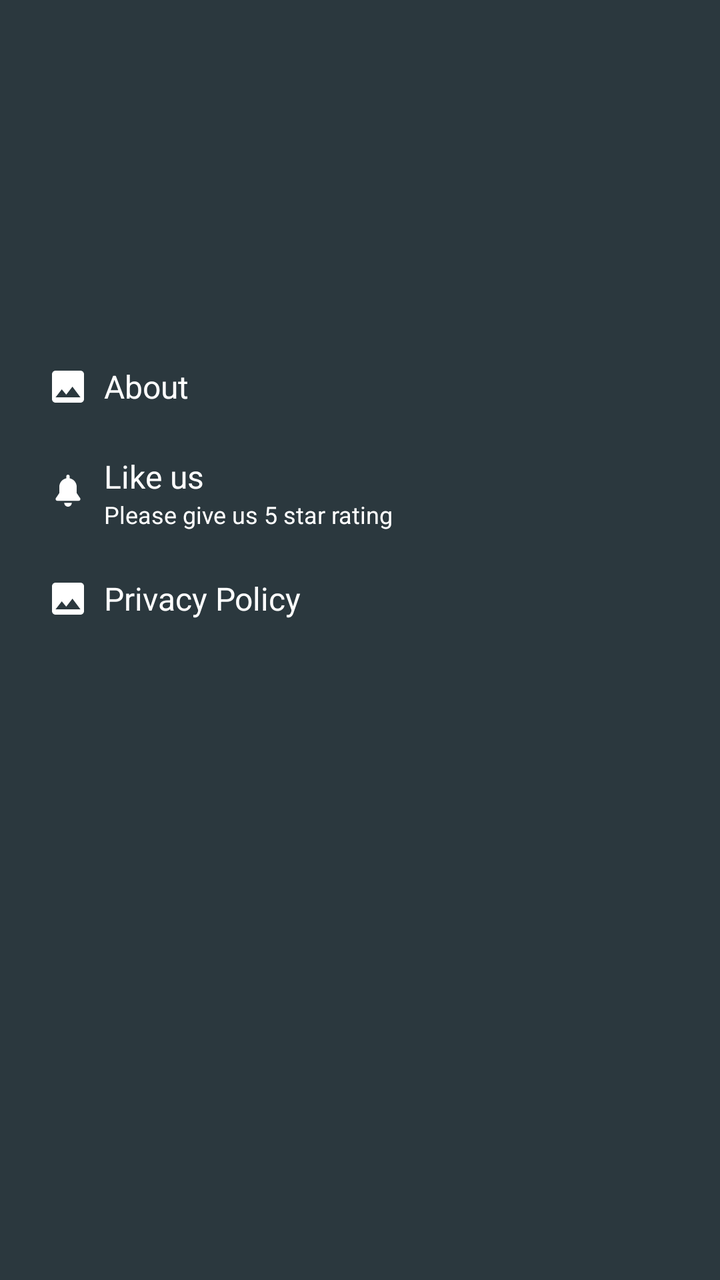
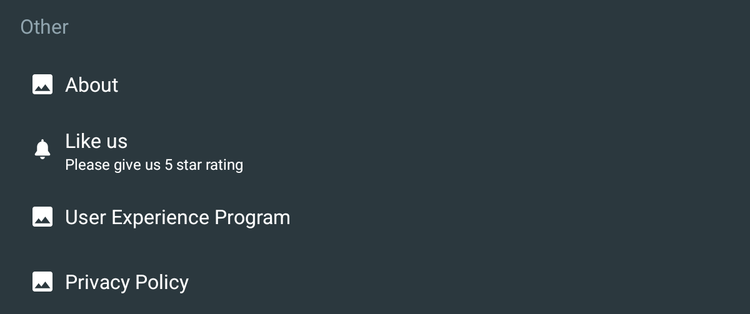

First picture: res/layout/ on a phone held upright. Second picture: the repository's own variant of that layout, on a device whose configuration matches the variant's folder. Source for both follows.
<!-- AndroidManifest.xml: application theme AppTheme -->
<!-- res/layout/other_layout.xml -->
<?xml version="1.0" encoding="utf-8"?>
<LinearLayout xmlns:android="http://schemas.android.com/apk/res/android"
    android:layout_width="match_parent"
    android:layout_height="match_parent"
    android:background="?colorPrimary"
    android:orientation="vertical"
    android:paddingLeft="16dp"
    android:paddingRight="16dp"
    android:paddingTop="10dp">

    <RelativeLayout
        android:layout_weight="1"
        android:layout_width="match_parent"
        android:layout_height="0dp">
        <ImageView
            android:src="@drawable/ic_launcher_background"
            android:layout_centerInParent="true"
            android:layout_width="44dp"
            android:layout_height="44dp" />
    </RelativeLayout>

    <LinearLayout
        android:orientation="vertical"
        android:layout_weight="3"
        android:layout_width="match_parent"
        android:layout_height="0dp">
        <RelativeLayout
            android:id="@+id/other_layout_about"
            android:layout_width="match_parent"
            android:layout_height="wrap_content"
            android:paddingBottom="8dp"
            android:paddingTop="8dp">

            <ImageView
                android:id="@+id/other_icon_about"
                android:layout_width="36dp"
                android:layout_height="36dp"
                android:padding="10dp"
                android:src="@drawable/ic_mountain_range_on_black_background" />

            <TextView
                android:id="@+id/other_about"
                android:layout_width="wrap_content"
                android:layout_height="wrap_content"
                android:layout_centerVertical="true"
                android:layout_toRightOf="@id/other_icon_about"
                android:text="@string/about"
                android:textColor="@color/color_white"
                android:textSize="16dp" />

        </RelativeLayout>

        <RelativeLayout
            android:id="@+id/other_layout_likeus"
            android:layout_width="match_parent"
            android:layout_height="wrap_content"
            android:paddingBottom="8dp"
            android:paddingTop="8dp">

            <ImageView
                android:id="@+id/other_icon_like"
                android:layout_width="36dp"
                android:layout_height="36dp"
                android:padding="10dp"
                android:src="@drawable/ic_bell" />

            <TextView
                android:id="@+id/other_likeus"
                android:layout_width="wrap_content"
                android:layout_height="wrap_content"
                android:layout_toRightOf="@id/other_icon_like"
                android:text="@string/like_us"
                android:textColor="@color/color_white"
                android:textSize="16dp" />

            <TextView
                android:id="@+id/other_notfication_status"
                android:layout_width="wrap_content"
                android:layout_height="wrap_content"
                android:layout_below="@id/other_likeus"
                android:layout_toRightOf="@id/other_icon_like"
                android:text="@string/give_us_5star"
                android:textColor="@color/color_white"
                android:textSize="12sp" />
        </RelativeLayout>

        <RelativeLayout
            android:layout_width="match_parent"
            android:layout_height="wrap_content"
            android:paddingBottom="8dp"
            android:paddingTop="8dp">

            <ImageView
                android:id="@+id/other_icon_policy"
                android:layout_width="36dp"
                android:layout_height="36dp"
                android:padding="10dp"
                android:src="@drawable/ic_mountain_range_on_black_background" />

            <TextView
                android:layout_width="wrap_content"
                android:layout_height="wrap_content"
                android:layout_centerVertical="true"
                android:layout_toRightOf="@id/other_icon_policy"
                android:text="@string/privacy_policy"
                android:textColor="@color/color_white"
                android:textSize="16dp" />

        </RelativeLayout>
    </LinearLayout>

</LinearLayout>
<!-- resources referenced by this layout -->
<resources>
  <color name="color_white">#FFFF</color>
  <!-- drawable ic_bell (drawable) -->
  <vector android:height="24dp" android:viewportHeight="459.334"
      android:viewportWidth="459.334" android:width="24dp" xmlns:android="http://schemas.android.com/apk/res/android">
      <path android:fillColor="#ffffff" android:pathData="M175.216,404.514c-0.001,0.12 -0.009,0.239 -0.009,0.359c0,30.078 24.383,54.461 54.461,54.461s54.461,-24.383 54.461,-54.461c0,-0.12 -0.008,-0.239 -0.009,-0.359H175.216z"/>
      <path android:fillColor="#ffffff" android:pathData="M403.549,336.438l-49.015,-72.002c0,-22.041 0,-75.898 0,-89.83c0,-60.581 -43.144,-111.079 -100.381,-122.459V24.485C254.152,10.963 243.19,0 229.667,0s-24.485,10.963 -24.485,24.485v27.663c-57.237,11.381 -100.381,61.879 -100.381,122.459c0,23.716 0,76.084 0,89.83l-49.015,72.002c-5.163,7.584 -5.709,17.401 -1.419,25.511c4.29,8.11 12.712,13.182 21.887,13.182H383.08c9.175,0 17.597,-5.073 21.887,-13.182C409.258,353.839 408.711,344.022 403.549,336.438z"/>
  </vector>
  <!-- drawable ic_mountain_range_on_black_background (drawable) -->
  <vector android:height="24dp" android:viewportHeight="459"
      android:viewportWidth="459" android:width="24dp" xmlns:android="http://schemas.android.com/apk/res/android">
      <path android:fillColor="#ffffff" android:pathData="M459,408V51c0,-28.05 -22.95,-51 -51,-51H51C22.95,0 0,22.95 0,51v357c0,28.05 22.95,51 51,51h357C436.05,459 459,436.05 459,408zM140.25,267.75l63.75,76.5l89.25,-114.75L408,382.5H51L140.25,267.75z"/>
  </vector>
  <string name="about">About</string>
  <string name="give_us_5star">Please give us 5 star rating</string>
  <string name="like_us">Like us</string>
  <string name="privacy_policy">Privacy Policy</string>
  <style name="AppTheme" parent="Theme.AppCompat.Light.NoActionBar">
          
          <item name="colorPrimary">@color/colorPrimary</item>
          <item name="colorPrimaryDark">@color/colorPrimaryDark</item>
          <item name="colorAccent">@color/colorAccent</item>
          <item name="color_line">@color/color_line_dark_gray</item>
          <item name="color_text">@color/colorWhite</item>
      </style>
  <color name="colorPrimary">#2b383e</color>
  <color name="colorPrimaryDark">#131e29</color>
  <color name="colorAccent">#00BCD4</color>
  <color name="color_line_dark_gray">#efefef</color>
  <color name="colorWhite">#FFFF</color>
</resources>
<!-- res/layout-sw600dp/other_layout.xml (the repository's variant of the layout above) -->
<!-- drawn on a 7-inch tablet held upright -->
<?xml version="1.0" encoding="utf-8"?>
<LinearLayout xmlns:android="http://schemas.android.com/apk/res/android"
    android:layout_width="match_parent"
    android:layout_height="wrap_content"
    android:background="@color/colorPrimary"
    android:orientation="vertical"
    android:paddingLeft="16dp"
    android:paddingRight="16dp"
    android:paddingTop="10dp">

    <TextView
        android:layout_width="wrap_content"
        android:layout_height="wrap_content"
        android:layout_marginBottom="10dp"
        android:text="@string/other"
        android:textColor="@color/color_text_primary_DarkTheme"
        android:textSize="16sp" />

    <RelativeLayout
        android:id="@+id/other_layout_about"
        android:layout_width="match_parent"
        android:layout_height="wrap_content"
        android:paddingBottom="8dp"
        android:paddingTop="8dp">

        <ImageView
            android:id="@+id/other_icon_about"
            android:layout_width="36dp"
            android:layout_height="36dp"
            android:padding="10dp"
            android:src="@drawable/ic_mountain_range_on_black_background" />

        <TextView
            android:id="@+id/other_about"
            android:layout_width="wrap_content"
            android:layout_height="wrap_content"
            android:layout_centerVertical="true"
            android:layout_toRightOf="@id/other_icon_about"
            android:text="@string/about"
            android:textColor="@color/color_white"
            android:textSize="16dp" />

    </RelativeLayout>

    <RelativeLayout
        android:id="@+id/other_layout_likeus"
        android:layout_width="match_parent"
        android:layout_height="wrap_content"
        android:paddingBottom="8dp"
        android:paddingTop="8dp">

        <ImageView
            android:id="@+id/other_icon_like"
            android:layout_width="36dp"
            android:layout_height="36dp"
            android:padding="10dp"
            android:src="@drawable/ic_bell" />

        <TextView
            android:id="@+id/other_likeus"
            android:layout_width="wrap_content"
            android:layout_height="wrap_content"
            android:layout_toRightOf="@id/other_icon_like"
            android:text="@string/like_us"
            android:textColor="@color/color_white"
            android:textSize="16dp" />

        <TextView
            android:id="@+id/other_notfication_status"
            android:layout_width="wrap_content"
            android:layout_height="wrap_content"
            android:layout_below="@id/other_likeus"
            android:layout_toRightOf="@id/other_icon_like"
            android:text="@string/give_us_5star"
            android:textColor="@color/color_white"
            android:textSize="12sp" />
    </RelativeLayout>

    <RelativeLayout
        android:id="@+id/other_layout_userexp"
        android:layout_width="match_parent"
        android:layout_height="wrap_content"
        android:paddingBottom="8dp"
        android:paddingTop="8dp">

        <ImageView
            android:id="@+id/other_icon_user"
            android:layout_width="36dp"
            android:layout_height="36dp"
            android:padding="10dp"
            android:src="@drawable/ic_mountain_range_on_black_background" />

        <TextView
            android:layout_width="wrap_content"
            android:layout_height="wrap_content"
            android:layout_centerVertical="true"
            android:layout_toRightOf="@id/other_icon_user"
            android:text="@string/user_exp"
            android:textColor="@color/color_white"
            android:textSize="16dp" />

    </RelativeLayout>

    <RelativeLayout
        android:layout_width="match_parent"
        android:layout_height="wrap_content"
        android:paddingBottom="8dp"
        android:paddingTop="8dp">

        <ImageView
            android:id="@+id/other_icon_policy"
            android:layout_width="36dp"
            android:layout_height="36dp"
            android:padding="10dp"
            android:src="@drawable/ic_mountain_range_on_black_background" />

        <TextView
            android:layout_width="wrap_content"
            android:layout_height="wrap_content"
            android:layout_centerVertical="true"
            android:layout_toRightOf="@id/other_icon_policy"
            android:text="@string/privacy_policy"
            android:textColor="@color/color_white"
            android:textSize="16dp" />

    </RelativeLayout>

</LinearLayout>
<!-- resources referenced by the variant -->
<!-- as a 7-inch tablet held upright resolves them -->
<resources>
  <color name="colorPrimary">#2b383e</color>
  <color name="color_text_primary_DarkTheme">#90A4AE</color>
  <color name="color_white">#FFFF</color>
  <!-- drawable ic_bell (drawable) -->
  <vector android:height="24dp" android:viewportHeight="459.334"
      android:viewportWidth="459.334" android:width="24dp" xmlns:android="http://schemas.android.com/apk/res/android">
      <path android:fillColor="#ffffff" android:pathData="M175.216,404.514c-0.001,0.12 -0.009,0.239 -0.009,0.359c0,30.078 24.383,54.461 54.461,54.461s54.461,-24.383 54.461,-54.461c0,-0.12 -0.008,-0.239 -0.009,-0.359H175.216z"/>
      <path android:fillColor="#ffffff" android:pathData="M403.549,336.438l-49.015,-72.002c0,-22.041 0,-75.898 0,-89.83c0,-60.581 -43.144,-111.079 -100.381,-122.459V24.485C254.152,10.963 243.19,0 229.667,0s-24.485,10.963 -24.485,24.485v27.663c-57.237,11.381 -100.381,61.879 -100.381,122.459c0,23.716 0,76.084 0,89.83l-49.015,72.002c-5.163,7.584 -5.709,17.401 -1.419,25.511c4.29,8.11 12.712,13.182 21.887,13.182H383.08c9.175,0 17.597,-5.073 21.887,-13.182C409.258,353.839 408.711,344.022 403.549,336.438z"/>
  </vector>
  <!-- drawable ic_mountain_range_on_black_background (drawable) -->
  <vector android:height="24dp" android:viewportHeight="459"
      android:viewportWidth="459" android:width="24dp" xmlns:android="http://schemas.android.com/apk/res/android">
      <path android:fillColor="#ffffff" android:pathData="M459,408V51c0,-28.05 -22.95,-51 -51,-51H51C22.95,0 0,22.95 0,51v357c0,28.05 22.95,51 51,51h357C436.05,459 459,436.05 459,408zM140.25,267.75l63.75,76.5l89.25,-114.75L408,382.5H51L140.25,267.75z"/>
  </vector>
  <string name="about">About</string>
  <string name="give_us_5star">Please give us 5 star rating</string>
  <string name="like_us">Like us</string>
  <string name="other">Other</string>
  <string name="privacy_policy">Privacy Policy</string>
  <string name="user_exp">User Experience Program</string>
  <style name="AppTheme" parent="Theme.AppCompat.Light.NoActionBar">
          
          <item name="colorPrimary">@color/colorPrimary</item>
          <item name="colorPrimaryDark">@color/colorPrimaryDark</item>
          <item name="colorAccent">@color/colorAccent</item>
          <item name="color_line">@color/color_line_dark_gray</item>
          <item name="color_text">@color/colorWhite</item>
      </style>
  <color name="colorPrimaryDark">#131e29</color>
  <color name="colorAccent">#00BCD4</color>
  <color name="color_line_dark_gray">#efefef</color>
  <color name="colorWhite">#FFFF</color>
</resources>
